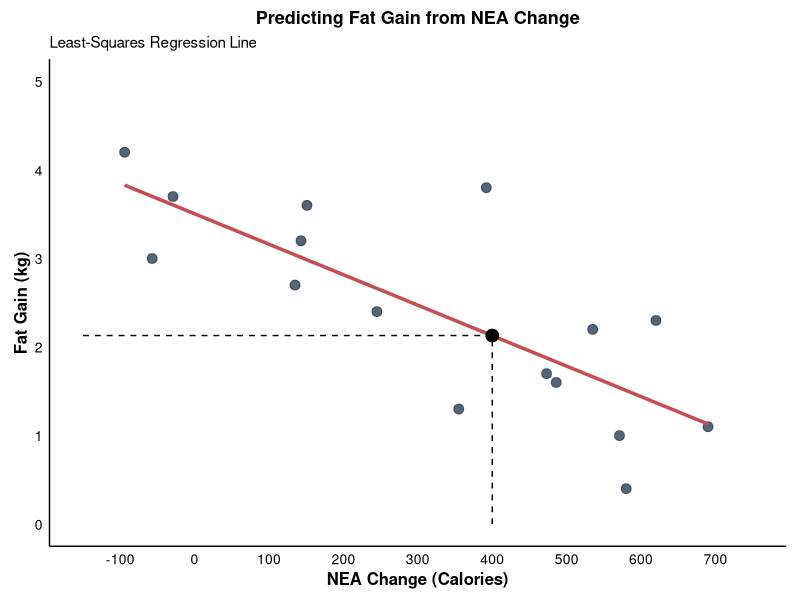
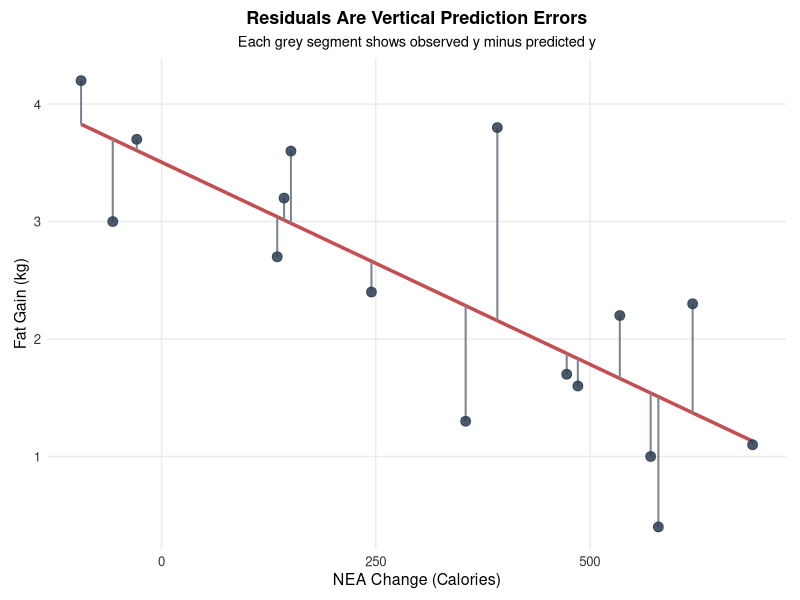
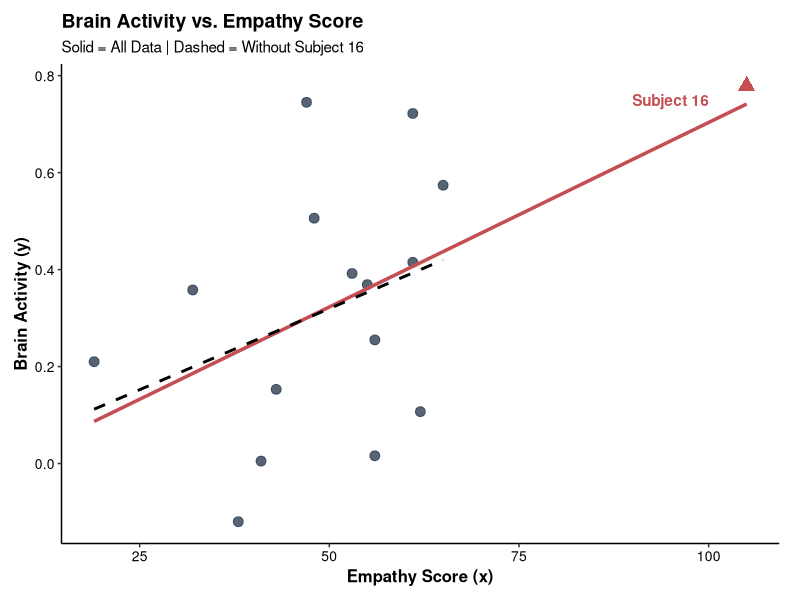

R code for these plots, in order:
## ---- chunk 1
knitr::opts_chunk$set(
  echo = TRUE,
  warning = FALSE,
  message = FALSE,
  error = FALSE,
  fig.align = "center", 
  fig.width = 6, 
  fig.height = 4
)

library(ggplot2)
library(dplyr)
library(tidyr)
library(gridExtra)

set.seed(123)

lecture_theme <- theme_minimal(base_size = 11) +
  theme(
    plot.title = element_text(size = 13, face = "bold", hjust = 0.5),
    axis.title = element_blank(),
    axis.text = element_blank(),
    panel.grid = element_blank(),
    plot.background = element_rect(fill = "white", colour = NA),
    panel.background = element_rect(fill = "white", colour = NA),
    plot.margin = margin(8, 10, 8, 10)
  )

# A second theme for ordinary statistical charts. Unlike the diagram theme
# above, this keeps axis labels, tick marks and a light major grid visible.
lecture_chart_theme <- theme_minimal(base_size = 11) +
  theme(
    plot.title = element_text(size = 13, face = "bold", hjust = 0.5),
    plot.subtitle = element_text(size = 10.5, hjust = 0.5),
    axis.title = element_text(size = 11.5),
    axis.text = element_text(size = 9.5, colour = "#333333"),
    panel.grid.minor = element_blank(),
    plot.background = element_rect(fill = "white", colour = NA),
    panel.background = element_rect(fill = "white", colour = NA),
    plot.margin = margin(8, 10, 8, 10)
  )

save_plot <- function(filename, plot, width, height) {
  ggsave(filename = filename, plot = plot, width = width, height = height, units = "in", dpi = 300, bg = "white")
}

# =============================================================
# Chapter 4: Least-Squares Regression Line
# =============================================================

# Data from Example 3.5 / 4.1 (Nonexercise Activity and Fat Gain)
nea_change <- c(-94, -57, -29, 135, 143, 151, 245, 355, 392, 473, 486, 535, 571, 580, 620, 690)
fat_gain <- c(4.2, 3.0, 3.7, 2.7, 3.2, 3.6, 2.4, 1.3, 3.8, 1.7, 1.6, 2.2, 1.0, 0.4, 2.3, 1.1)
df_nea <- data.frame(NEA = nea_change, FatGain = fat_gain)

p_regression <- ggplot(df_nea, aes(x = NEA, y = FatGain)) +
  geom_point(colour = "#2c3e50", size = 3, alpha = 0.8) +
  geom_smooth(method = "lm", se = FALSE, colour = "#C44E52", linewidth = 1.2) +
  # The dashed guides mark the prediction at x = 400
  annotate(
    "segment",
    x = 400, y = 0, xend = 400, yend = 2.13,
    linetype = "dashed", colour = "black"
  ) +
  annotate(
    "segment",
    x = -150, y = 2.13, xend = 400, yend = 2.13,
    linetype = "dashed", colour = "black"
  ) +
  annotate("point", x = 400, y = 2.13, colour = "black", size = 4) +
  scale_y_continuous(limits = c(0, 5)) +
  scale_x_continuous(limits = c(-150, 750), breaks = seq(-100, 700, by = 100)) +
  labs(
    title = "Predicting Fat Gain from NEA Change",
    subtitle = "Least-Squares Regression Line",
    x = "NEA Change (Calories)",
    y = "Fat Gain (kg)"
  ) +
  lecture_theme +
  # This layer restores axes because lecture_theme hides them for diagrams
  theme(
    axis.title = element_text(size = 12, face = "bold"),
    axis.text = element_text(size = 10, colour = "black"),
    axis.line = element_line(colour = "black")
  )

save_plot("fig_ch4_regression.png", p_regression, width = 7, height = 4)


# =============================================================
# Chapter 4: Residuals
# =============================================================
df_nea$Predicted <- predict(lm(FatGain ~ NEA, data = df_nea))
df_nea$Residual <- df_nea$FatGain - df_nea$Predicted

p_residuals <- ggplot(df_nea, aes(x = NEA, y = FatGain)) +
  geom_smooth(method = "lm", se = FALSE, colour = "#C44E52", linewidth = 1.2) +
  geom_segment(
    aes(xend = NEA, y = Predicted, yend = FatGain),
    colour = "#7A8793",
    linewidth = 0.7
  ) +
  geom_point(colour = "#2c3e50", size = 3, alpha = 0.85) +
  labs(
    title = "Residuals Are Vertical Prediction Errors",
    subtitle = "Each grey segment shows observed y minus predicted y",
    x = "NEA Change (Calories)",
    y = "Fat Gain (kg)"
  ) +
  lecture_chart_theme

save_plot("fig_ch4_residuals.png", p_residuals, width = 7, height = 4)

# =============================================================
# Chapter 4: Outliers and Influential Observations
# =============================================================
# Raw data for the empathy example
subject <- 1:16
empathy <- c(38, 53, 41, 55, 56, 61, 62, 48, 43, 47, 56, 65, 19, 61, 32, 105)
brain_act <- c(-0.120, 0.392, 0.005, 0.369, 0.016, 0.415, 0.107, 0.506, 0.153, 0.745, 0.255, 0.574, 0.210, 0.722, 0.358, 0.779)
df_empathy <- data.frame(Subject = subject, Empathy = empathy, Brain = brain_act)

# The comparison line is fitted after excluding Subject 16
df_no_16 <- subset(df_empathy, Subject != 16)

# The plot compares the fitted lines with and without Subject 16
p_outliers <- ggplot(df_empathy, aes(x = Empathy, y = Brain)) +
  # The remaining subjects are shown with the standard point style
  geom_point(data = df_no_16, colour = "#2c3e50", size = 3, alpha = 0.8) +
  # Subject 16 is highlighted because of its high leverage
  geom_point(data = subset(df_empathy, Subject == 16), colour = "#C44E52", size = 4, shape = 17) +
  annotate("text", x = 95, y = 0.75, label = "Subject 16", colour = "#C44E52", fontface = "bold") +
  
  # Solid line: regression fitted to all observations
  geom_smooth(method = "lm", se = FALSE, colour = "#C44E52", linewidth = 1.2) +
  
  # Dashed line: regression fitted without Subject 16
  geom_smooth(data = df_no_16, method = "lm", se = FALSE, colour = "black", linetype = "dashed", linewidth = 1) +
  
  labs(
    title = "Brain Activity vs. Empathy Score",
    subtitle = "Solid = All Data | Dashed = Without Subject 16",
    x = "Empathy Score (x)",
    y = "Brain Activity (y)"
  ) +
  theme_classic() +
  theme(
    plot.title = element_text(face = "bold", size = 14),
    axis.title = element_text(face = "bold", size = 12),
    axis.text = element_text(colour = "black", size = 10),
    plot.margin = margin(10, 15, 10, 10)
  )

save_plot("fig_ch4_outliers.png", p_outliers, width = 7, height = 4)

# =============================================================
# Chapter 4: Visualizing the Logarithm Transformation
# =============================================================
# gridExtra is already loaded above and is used to combine plots

# Illustrative mammal subset used only for the transformation figure
species <- c("Mouse", "Rat", "Rabbit", "Cat", "Chimpanzee", "Human", "Dolphin", "Cow", "Elephant")
body_kg <- c(0.02, 0.28, 2.5, 3.3, 52, 62, 160, 465, 4603)
brain_g <- c(0.4, 1.9, 12.1, 25.6, 440, 1320, 1735, 423, 5712)

df_mammals <- data.frame(Species = species, Body_kg = body_kg, Brain_g = brain_g)

# Base-10 logarithms are used on both variables
df_mammals$log_Body <- log10(df_mammals$Body_kg)
df_mammals$log_Brain <- log10(df_mammals$Brain_g)

# -------------------------------------------------------------
# Plot A: raw measurements
# -------------------------------------------------------------
p_raw <- ggplot(df_mammals, aes(x = Body_kg, y = Brain_g)) +
  geom_point(colour = "#2c3e50", size = 3, alpha = 0.8) +
  geom_smooth(method = "lm", se = FALSE, colour = "#C44E52", linewidth = 1.2) +
  # The elephant is labelled to show the scale of the largest observation
  annotate("text", x = 4603, y = 5200, label = "Elephant", fontface = "italic", hjust = 1) +
  labs(
    title = "A. Raw Data",
    x = "Body Weight (kg)",
    y = "Brain Weight (g)"
  ) +
  theme_classic() +
  theme(
    plot.title = element_text(face = "bold", size = 14),
    axis.title = element_text(face = "bold", size = 11),
    axis.text = element_text(colour = "black", size = 10)
  )

# -------------------------------------------------------------
# Plot B: log-transformed measurements
# -------------------------------------------------------------
p_log <- ggplot(df_mammals, aes(x = log_Body, y = log_Brain)) +
  geom_point(colour = "#2c3e50", size = 3, alpha = 0.8) +
  geom_smooth(method = "lm", se = FALSE, colour = "#C44E52", linewidth = 1.2) +
  labs(
    title = "B. Log-Transformed Data",
    x = "Log10(Body Weight)",
    y = "Log10(Brain Weight)"
  ) +
  theme_classic() +
  theme(
    plot.title = element_text(face = "bold", size = 14),
    axis.title = element_text(face = "bold", size = 11),
    axis.text = element_text(colour = "black", size = 10)
  )

# -------------------------------------------------------------
# Combine and Save
# -------------------------------------------------------------
# The two plots are arranged side by side for direct comparison
combined_plot <- gridExtra::arrangeGrob(p_raw, p_log, ncol = 2)

# The wider output keeps both panels readable
ggsave("fig_ch4_log_comparison.png", combined_plot, width = 10, height = 4.5)

## ---- chunk 2
# NEA change in Calories
x <- c(
  -94, -57, -29, 135, 143, 151, 245, 355,
  392, 473, 486, 535, 571, 580, 620, 690
)

# Fat gain in kilograms
y <- c(
  4.2, 3.0, 3.7, 2.7, 3.2, 3.6, 2.4, 1.3,
  3.8, 1.7, 1.6, 2.2, 1.0, 0.4, 2.3, 1.1
)
## ---- chunk 3
# Summary statistics
x_bar <- mean(x)
y_bar <- mean(y)
s_x <- sd(x)
s_y <- sd(y)
r <- cor(x, y)

# Least-squares coefficients
b <- r * (s_y / s_x)
a <- y_bar - b * x_bar

# Results
cat("Mean of x:", x_bar, "\n")
cat("Mean of y:", y_bar, "\n")
cat("Correlation:", r, "\n")
cat("Slope:", b, "\n")
cat("Intercept:", a, "\n")
## ---- chunk 4
calc_regression <- function(x_var, y_var) {
  b_slope <- cor(x_var, y_var) * (sd(y_var) / sd(x_var))
  a_intercept <- mean(y_var) - b_slope * mean(x_var)

  data.frame(
    Mean_X = mean(x_var),
    Mean_Y = mean(y_var),
    Correlation = cor(x_var, y_var),
    Slope = b_slope,
    Intercept = a_intercept
  )
}

calc_regression(x_var = x, y_var = y)
## ---- chunk 5
model <- lm(y ~ x)

# Display the fitted coefficients
coef(model)
## ---- chunk 6
# Predicted fat gain for an NEA change of 400 Calories
predict(model, newdata = data.frame(x = 400))
## ---- chunk 7
# Fitted responses and residuals from the linear model
fitted_values <- fitted(model)
residual_values <- residuals(model)

# The first six observations are displayed together
head(
  data.frame(
    NEA = x,
    Observed_Fat_Gain = y,
    Predicted_Fat_Gain = fitted_values,
    Residual = residual_values
  )
)
## ---- chunk 8
# A standard summary of the fitted linear model
summary(model)
